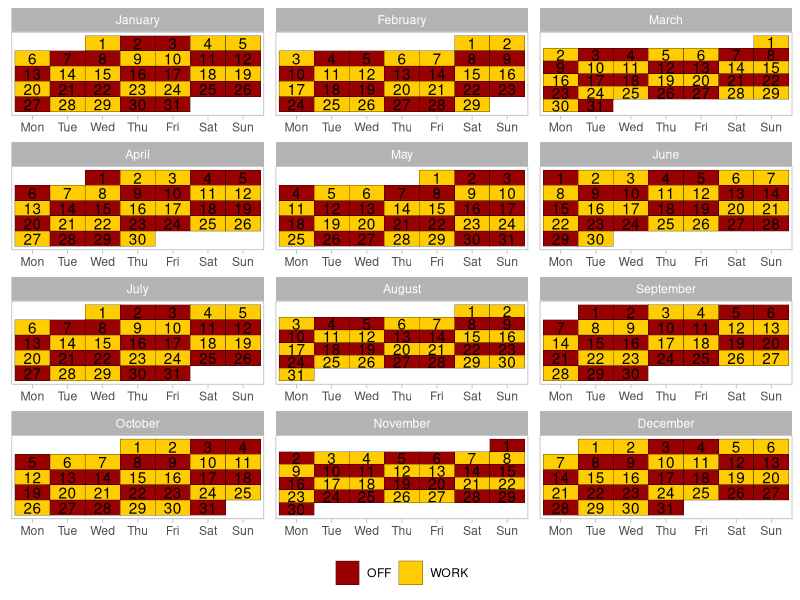

Generate this figure with R:
library(tidyverse)
library(lubridate)
library(ggsci)

load_data <- function() {
  data <- tibble(
    date = seq.Date(mdy('1/1/2018'), mdy('12/31/2030'), '1 day')
  )
  
  data <- data %>%
    mutate(
      'week' = isoweek(date),
      'dayofweek' = wday(date, label = T),
      'month' = month(date, label = T, abbr = F),
      'day' = day(date),
      'year' = year(date)
    ) 
  
  sequence <-
    c(
      "OFF",
      "WORK",
      "WORK",
      "OFF",
      "OFF",
      "WORK",
      "WORK",
      "WORK",
      "OFF",
      "OFF",
      "WORK",
      "WORK",
      "OFF",
      "OFF"
    )
  
  data <- data %>%
    mutate(
      work = rep(sequence, length = nrow(data))
    ) 
  
  data <- data %>%
    mutate(dayofweek = factor(
      dayofweek,
      levels = c("Mon", 'Tue', 'Wed', 'Thu', 'Fri', 'Sat',
                 'Sun')
    ))
  
  temp <- data %>%
    filter(
      date %in% seq(mdy('1/1/2020'), mdy('12/31/2020'), '1 day')
    )
  
  temp <- temp %>%
    mutate(
      today = ifelse(date == Sys.Date(), 1, 0) %>% factor()
    )
  
  return(temp)
}


data <- load_data()


make_calendar <- function(data) {
  usc_colors <- c('#990000', '#FFCC00')
  
  ggplot(data, aes(x = dayofweek, y = week)) +
    facet_wrap( ~ month, scales = 'free', ncol = 3) +
    geom_tile(color = 'black', aes(fill = work)) +
    geom_text(aes(label = day, color = today,
                  fontface = ifelse(today == 1, 'bold', 'plain')),
              show.legend = F) +
    scale_fill_manual(values = usc_colors) +
    scale_color_manual(values = c('#000000', '#FFFFFF')) +
    scale_y_reverse() +
    theme_light() +
    theme(
      axis.text.y = element_blank(),
      panel.grid = element_blank(),
      axis.ticks.y = element_blank(),
      axis.title = element_blank(),
      legend.title = element_blank(),
      legend.position = 'bottom'
    )
  
}

make_calendar(data)
